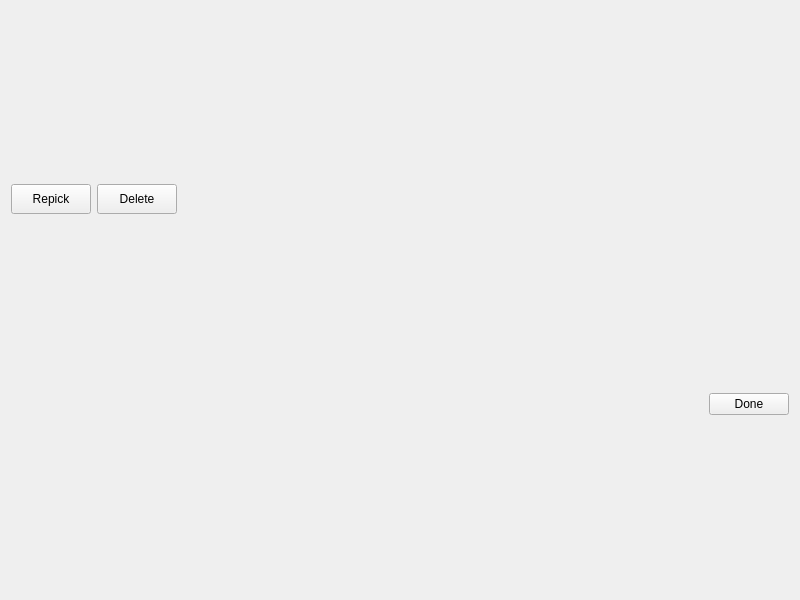
<?xml version="1.0" encoding="UTF-8"?>
<ui version="4.0">
 <class>repicking</class>
 <widget class="QWidget" name="repicking">
  <property name="windowModality">
   <enum>Qt::WindowModal</enum>
  </property>
  <property name="geometry">
   <rect>
    <x>0</x>
    <y>0</y>
    <width>800</width>
    <height>600</height>
   </rect>
  </property>
  <property name="windowTitle">
   <string>Repicking</string>
  </property>
  <layout class="QVBoxLayout" name="verticalLayout">
   <item>
    <layout class="QHBoxLayout" name="horizontalLayout">
     <item>
      <widget class="QPushButton" name="pushButton_repick">
       <property name="maximumSize">
        <size>
         <width>16777215</width>
         <height>30</height>
        </size>
       </property>
       <property name="text">
        <string>Repick</string>
       </property>
       <property name="checkable">
        <bool>true</bool>
       </property>
      </widget>
     </item>
     <item>
      <widget class="QPushButton" name="pushButton_delete">
       <property name="maximumSize">
        <size>
         <width>16777215</width>
         <height>30</height>
        </size>
       </property>
       <property name="text">
        <string>Delete</string>
       </property>
      </widget>
     </item>
     <item>
      <spacer name="horizontalSpacer">
       <property name="orientation">
        <enum>Qt::Horizontal</enum>
       </property>
       <property name="sizeHint" stdset="0">
        <size>
         <width>40</width>
         <height>20</height>
        </size>
       </property>
      </spacer>
     </item>
    </layout>
   </item>
   <item>
    <layout class="QVBoxLayout" name="verticalLayout_plot"/>
   </item>
   <item>
    <layout class="QHBoxLayout" name="horizontalLayout_2">
     <item>
      <spacer name="horizontalSpacer_2">
       <property name="orientation">
        <enum>Qt::Horizontal</enum>
       </property>
       <property name="sizeHint" stdset="0">
        <size>
         <width>40</width>
         <height>20</height>
        </size>
       </property>
      </spacer>
     </item>
     <item>
      <widget class="QPushButton" name="pushButton_done">
       <property name="text">
        <string>Done</string>
       </property>
      </widget>
     </item>
    </layout>
   </item>
  </layout>
 </widget>
 <resources/>
 <connections/>
</ui>
